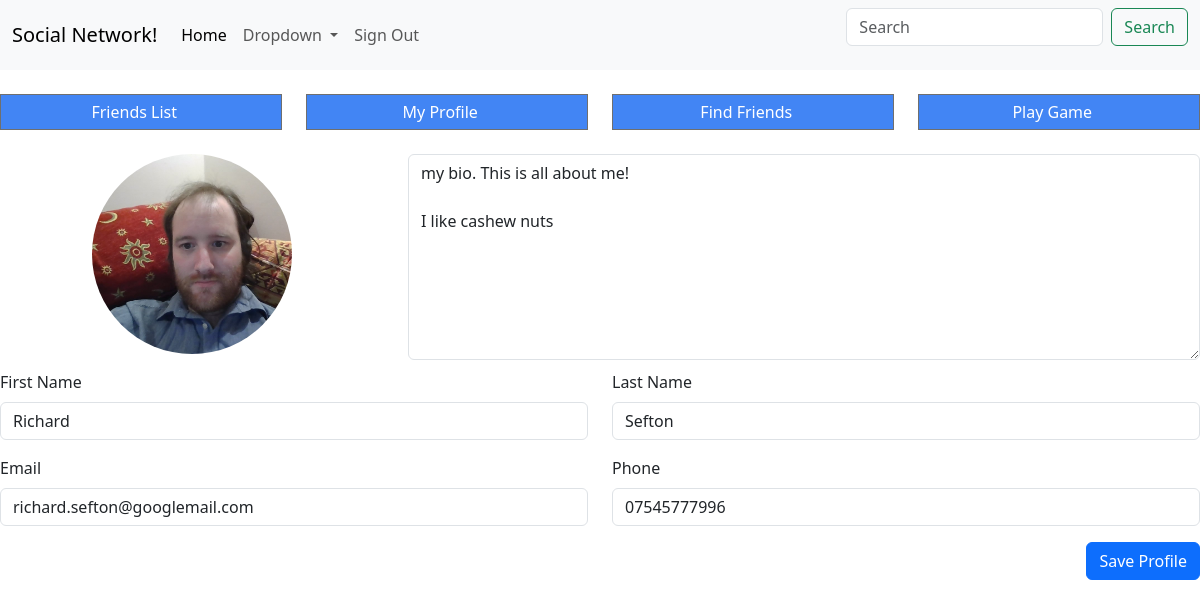
The app's page /profile (signed in) with its own data.
### client/models.py (models this page shows, shortened)
class Profile(models.Model):
    user = models.OneToOneField(User, on_delete=models.CASCADE)
    websocket_user_channel = models.CharField(max_length=256, null=True, blank=True)
    bio = models.CharField(max_length=4000, null=True, blank=True)
    phone = models.CharField(max_length=32, null=True, blank=True)
    profile_pic = models.ImageField(upload_to='profile_pics', null=True, blank=True)
    thumbnail = models.ImageField(upload_to='profile_thumbnail', null=True, blank=True)

### client/views.py (the view, shortened to what this page needs)
# urls.py: path('profile', views.ProfilePage.as_view(), name='profile'),
class ProfilePage(
    LoginRequiredMixin,
    LoadAuthenticatedMixin,
    LoadUserProfileMixin,
    LoadPendingFriendRequestsMixin,
    FormView
):
    model = Profile
    template_name = 'user/profile.html'
    form_class = UserProfile
    success_url = '/profile'

### client/forms.py
class UserProfile(forms.Form):
	first_name = forms.CharField(label='First Name', required=False)
	last_name = forms.CharField(label='Last Name', required=False)
	email = forms.EmailField(label='Email', required=False)
	phone = forms.CharField(label='Phone', required=False)
	bio = forms.CharField(label='Bio', required=False, widget=forms.Textarea(attrs={'cols': 80, 'rows': 5}))
	profile_pic = forms.ImageField(label='Profile Picture', required=False)
	class Meta:
		model = Profile

### client/mixins.py (called while the page is built)
    def get_context_data(self, **kwargs):
        context = super().get_context_data(**kwargs)
        context['authenticated'] = self.request.user.is_authenticated
        return context

    def get_context_data(self, **kwargs):
        context = super().get_context_data(**kwargs)
        if self.request.user.is_authenticated:
            profile = Profile.objects.get(user=self.request.user)
            context['profile'] = profile
        return context

    def get_context_data(self, **kwargs):
        context = super().get_context_data(**kwargs)
        if self.request.user.is_authenticated:
            profile = Profile.objects.get(user=self.request.user)
            pending_friend_requests = FriendRequests.objects.filter(to_user=profile)
            context["pending_friend_requests"] = pending_friend_requests
            context["pending_friend_requests_count"] = pending_friend_requests.count()
        return context

### client/templates/user/profile.html (shortened to what this page needs)
{% extends 'index.html' %}
{% load bootstrap5 %}
{% load static %}
{% block styles %}
    <link rel="stylesheet" href="{% static 'styles/profile.css' %}">
{% endblock %}
{% block content %}
    <div class="content">
        <form method="POST" enctype="multipart/form-data" action="{% url 'client:profile' %}">
            <div class="row">
                <div class="col-4">
                    <div class="mb-3 text-center">
                        <img class="avatar" src="{{profile.profile_pic}}" id="profile-pic"/>
                    </div>
                </div>
                <div class="col-8">
                    <textarea name="bio" cols="25" rows="8" class="form-control" placeholder="Bio" title="" id="id_bio">{{profile.bio}}</textarea>
                </div>
            </div>
            <div class="row">
                <div class="col-6">
                    <div class="mb-3">
                        <label class="form-label" for="id_first_name">First Name</label>
                        <input type="text" name="first_name" value="{{profile.user.first_name}}" class="form-control" placeholder="First Name" title="" id="id_first_name">
                    </div>
                </div>
                <div class="col-6">
                    <div class="mb-3">
                        <label class="form-label" for="id_last_name">Last Name</label>
                        <input type="text" name="last_name" value="{{profile.user.last_name}}" class="form-control" placeholder="Last Name" title="" id="id_last_name">
                    </div>
                </div>
            </div>
            <div class="row">
                <div class="col-6">
                    <div class="mb-3">
                        <label class="form-label" for="id_email">Email</label>
                        <input type="email" name="email" value="{{profile.user.email}}" class="form-control" placeholder="Email" title="" id="id_email">
                    </div>
                </div>
                <div class="col-6">
                    <div class="mb-3">
                        <label class="form-label" for="id_phone">Phone</label>
                        <input type="text" name="phone" value="{{profile.phone}}" class="form-control" placeholder="Phone" title="" id="id_phone">
                    </div>
                </div>
            </div>
            <div class="row">
                <div class="text-end">
                    <button class="btn btn-primary">Save Profile</button>
                </div>
            </div>
        </form>
    </div>
{% endblock %}

### static/styles/profile.css (style rules this page uses)
.avatar { object-fit: cover; border-radius:50%; width: 200px; height: 200px; cursor: pointer; }

### records on screen
Profile: profile_pic (picture), bio "my bio. This is all about me! I like cashew nuts", first_name "Richard", last_name "Sefton", email "richard.sefton@googlemail.com", phone "07545777996"
